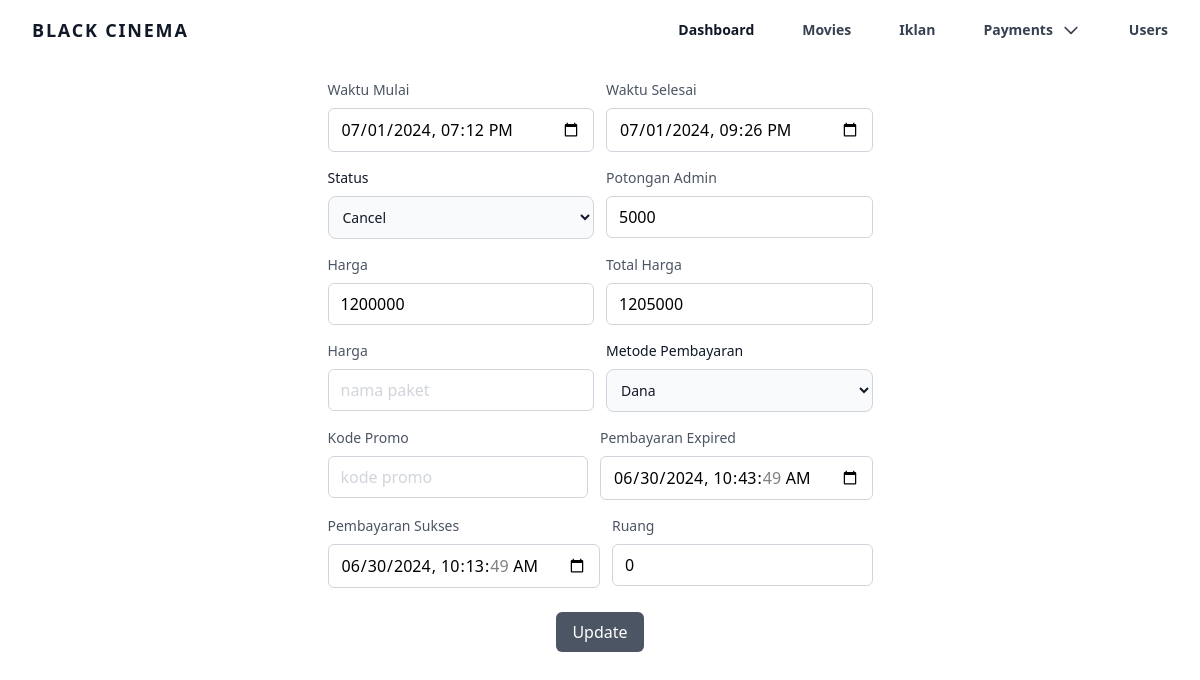
The page /app/admin/edit_payment_list?id=1 (signed in) on the database its author committed.
### tables this page shows
CREATE TABLE `payment` (
  `id` int NOT NULL,
  `userId` int DEFAULT NULL,
  `movieId` int DEFAULT NULL,
  `createdAt` datetime DEFAULT CURRENT_TIMESTAMP,
  `userName` varchar(255) DEFAULT NULL,
  `userEmail` varchar(255) DEFAULT NULL,
  `startTime` datetime DEFAULT NULL,
  `endTime` datetime DEFAULT NULL,
  `feeAdmin` int DEFAULT NULL,
  `price` int DEFAULT NULL,
  `totalPrice` int DEFAULT NULL,
  `packageName` varchar(255) DEFAULT NULL,
  `methodPayment` varchar(255) DEFAULT NULL,
  `promoCode` varchar(255) DEFAULT NULL,
  `status` varchar(255) DEFAULT NULL,
  `expiredPayment` datetime DEFAULT NULL,
  `successPayment` datetime DEFAULT NULL,
  `room` int DEFAULT NULL
);

CREATE TABLE `payment_card` (
  `id` int NOT NULL,
  `numberCard` varchar(255) DEFAULT NULL,
  `nameCard` varchar(255) DEFAULT NULL,
  `imageCard` varchar(255) DEFAULT NULL,
  `categoryInstitue` varchar(255) DEFAULT NULL,
  `imageQR` varchar(255) DEFAULT NULL
);

### app/admin/pages/views/edit_payment_list.php (the view, shortened to what this page needs)
<?php
include "../../config/conn.php";
$paymentId = $_GET['id'] ?? null;
$query = mysqli_query($conn, "SELECT * FROM payment WHERE id='$paymentId'");
$queryCard = mysqli_query($conn, "SELECT * FROM payment_card");
$row = mysqli_fetch_assoc($query);
?>
<div class="w-full h-auto">
    <div class="flex px-10 items-center justify-center self-center">
        <form id="editMovieForm" class="p-4 md:p-5" action="pages/controller/payments/payment_list/edit_payment_list.php" method="POST">
            <div class="flex flex-row w-full gap-3">
                <div class="mb-4 w-1/2">
                    <label for="startTime" class="block mb-2 text-sm font-medium text-gray-600 dark:text-gray-300">Waktu Mulai</label>
                    <input type="datetime-local" id="startTime" value="<?= $row['startTime']; ?>" name="startTime" placeholder="nama paket" required class="w-full px-3 py-2 placeholder-gray-300 border border-gray-300 rounded-md focus:outline-none focus:ring-gray-500 focus:border-gray-500 dark:bg-gray-800 dark:border-gray-600 dark:focus:ring-gray-500 dark:focus:border-gray-500 dark:text-white">
                </div>
                <div class="mb-4 w-1/2">
                    <label for="endTime" class="block mb-2 text-sm font-medium text-gray-600 dark:text-gray-300">Waktu Selesai</label>
                    <input type="datetime-local" id="endTime" value="<?= $row['endTime']; ?>" name="endTime" placeholder="0" required class="w-full px-3 py-2 placeholder-gray-300 border border-gray-300 rounded-md focus:outline-none focus:ring-gray-500 focus:border-gray-500 dark:bg-gray-800 dark:border-gray-600 dark:focus:ring-gray-500 dark:focus:border-gray-500 dark:text-white">
                </div>
            </div>
            <div class="flex flex-row w-full gap-3">
                <div class="mb-4 w-1/2">
                    <label for="status" class="block mb-2 text-sm font-medium text-gray-900 dark:text-white">Status</label>
                    <select id="status" name="status" class="bg-gray-50 border border-gray-300 text-gray-900 text-sm rounded-lg focus:ring-blue-500 focus:border-blue-500 block w-full p-2.5 dark:bg-gray-700 dark:border-gray-600 dark:placeholder-gray-400 dark:text-white dark:focus:ring-blue-500 dark:focus:border-blue-500">
                        <option value="canceled" <?= ($row['status'] == 'canceled') ? 'selected' : ''; ?>>Cancel</option>
                    </select>
                </div>
                <div class="mb-4 w-1/2">
                    <label for="feeAdmin" class="block mb-2 text-sm font-medium text-gray-600 dark:text-gray-300">Potongan Admin</label>
                    <input type="number" id="feeAdmin" value="<?= $row['feeAdmin']; ?>" name="feeAdmin" placeholder="0" required class="w-full px-3 py-2 placeholder-gray-300 border border-gray-300 rounded-md focus:outline-none focus:ring-gray-500 focus:border-gray-500 dark:bg-gray-800 dark:border-gray-600 dark:focus:ring-gray-500 dark:focus:border-gray-500 dark:text-white">
                </div>
            </div>
            <div class="flex flex-row w-full gap-3">
                <div class="mb-4 w-1/2">
                    <label for="price" class="block mb-2 text-sm font-medium text-gray-600 dark:text-gray-300">Harga</label>
                    <input type="number" id="price" value="<?= $row['price']; ?>" name="price" placeholder="0" required class="w-full px-3 py-2 placeholder-gray-300 border border-gray-300 rounded-md focus:outline-none focus:ring-gray-500 focus:border-gray-500 dark:bg-gray-800 dark:border-gray-600 dark:focus:ring-gray-500 dark:focus:border-gray-500 dark:text-white">
                </div>
                <div class="mb-4 w-1/2">
                    <label for="totalPrice" class="block mb-2 text-sm font-medium text-gray-600 dark:text-gray-300">Total Harga</label>
                    <input type="number" id="totalPrice" value="<?= $row['totalPrice']; ?>" name="totalPrice" placeholder="0" required class="w-full px-3 py-2 placeholder-gray-300 border border-gray-300 rounded-md focus:outline-none focus:ring-gray-500 focus:border-gray-500 dark:bg-gray-800 dark:border-gray-600 dark:focus:ring-gray-500 dark:focus:border-gray-500 dark:text-white">
                </div>
            </div>
            <div class="flex flex-row w-full gap-3">
                <div class="mb-4 w-1/2">
                    <label for="packageName" class="block mb-2 text-sm font-medium text-gray-600 dark:text-gray-300">Harga</label>
                    <input type="text" id="packageName" value="<?= $row['packageName']; ?>" name="packageName" placeholder="nama paket" required class="w-full px-3 py-2 placeholder-gray-300 border border-gray-300 rounded-md focus:outline-none focus:ring-gray-500 focus:border-gray-500 dark:bg-gray-800 dark:border-gray-600 dark:focus:ring-gray-500 dark:focus:border-gray-500 dark:text-white">
                </div>
                <div class="mb-4 w-1/2">
                    <label for="methodPayment" class="block mb-2 text-sm font-medium text-gray-900 dark:text-white">Metode Pembayaran</label>
                    <select id="methodPayment" name="methodPayment" class="bg-gray-50 border border-gray-300 text-gray-900 text-sm rounded-lg focus:ring-blue-500 focus:border-blue-500 block w-full p-2.5 dark:bg-gray-700 dark:border-gray-600 dark:placeholder-gray-400 dark:text-white dark:focus:ring-blue-500 dark:focus:border-blue-500">
                        <?php while ($card = mysqli_fetch_assoc($queryCard)) { ?>
                            <option value="<?= htmlspecialchars($card['nameCard']); ?>" <?= ($card['nameCard'] == $row['methodPayment']) ? 'selected' : ''; ?> class="capitalize"><?= htmlspecialchars($card['nameCard']); ?></option>
                        <?php } ?>
                    </select>
                </div>
            </div>
            <div class="flex flex-row w-full gap-3">
                <div class="mb-4 w-1/2">
                    <label for="promoCode" class="block mb-2 text-sm font-medium text-gray-600 dark:text-gray-300">Kode Promo</label>
                    <input type="text" id="promoCode" value="<?= $row['promoCode']; ?>" name="promoCode" placeholder="kode promo" required class="w-full px-3 py-2 placeholder-gray-300 border border-gray-300 rounded-md focus:outline-none focus:ring-gray-500 focus:border-gray-500 dark:bg-gray-800 dark:border-gray-600 dark:focus:ring-gray-500 dark:focus:border-gray-500 dark:text-white">
                </div>
                <div class="mb-4 w-1/2">
                    <label for="expiredPayment" class="block mb-2 text-sm font-medium text-gray-600 dark:text-gray-300">Pembayaran Expired</label>
                    <input type="datetime-local" id="expiredPayment" value="<?= $row['expiredPayment']; ?>" name="expiredPayment" placeholder="0" required class="w-full px-3 py-2 placeholder-gray-300 border border-gray-300 rounded-md focus:outline-none focus:ring-gray-500 focus:border-gray-500 dark:bg-gray-800 dark:border-gray-600 dark:focus:ring-gray-500 dark:focus:border-gray-500 dark:text-white">
                </div>
            </div>
            <div class="flex flex-row w-full gap-3">
                <div class="mb-4 w-1/2">
                    <label for="successPayment" class="block mb-2 text-sm font-medium text-gray-600 dark:text-gray-300">Pembayaran Sukses</label>
                    <input type="datetime-local" id="successPayment" value="<?= $row['successPayment']; ?>" name="successPayment" placeholder="0" required class="w-full px-3 py-2 placeholder-gray-300 border border-gray-300 rounded-md focus:outline-none focus:ring-gray-500 focus:border-gray-500 dark:bg-gray-800 dark:border-gray-600 dark:focus:ring-gray-500 dark:focus:border-gray-500 dark:text-white">
                </div>
                <div class="mb-4 w-1/2">
                    <label for="room" class="block mb-2 text-sm font-medium text-gray-600 dark:text-gray-300">Ruang</label>
                    <input type="number" id="room" value="<?= $row['room']; ?>" name="room" placeholder="0" required class="w-full px-3 py-2 placeholder-gray-300 border border-gray-300 rounded-md focus:outline-none focus:ring-gray-500 focus:border-gray-500 dark:bg-gray-800 dark:border-gray-600 dark:focus:ring-gray-500 dark:focus:border-gray-500 dark:text-white">
                </div>
            </div>
            <div class="mt-2 flex justify-center w-full">
                <button type="submit" id="updateMovieBtn" class="bg-gray-600 hover:bg-gray-700 text-white rounded-md px-4 py-2 transition duration-200 focus:outline-none focus:ring-4 focus:ring-gray-300">Update</button>
            </div>
        </form>
    </div>
</div>

### rows shown on the page
payment: startTime "07/01/2024 19:12", endTime "07/01/2024 21:26", status "Cancel", feeAdmin "5000", price "1200000", totalPrice "1205000", methodPayment "Dana", expiredPayment "06/30/2024 10:43:49", successPayment "06/30/2024 10:13:49", room "0"
